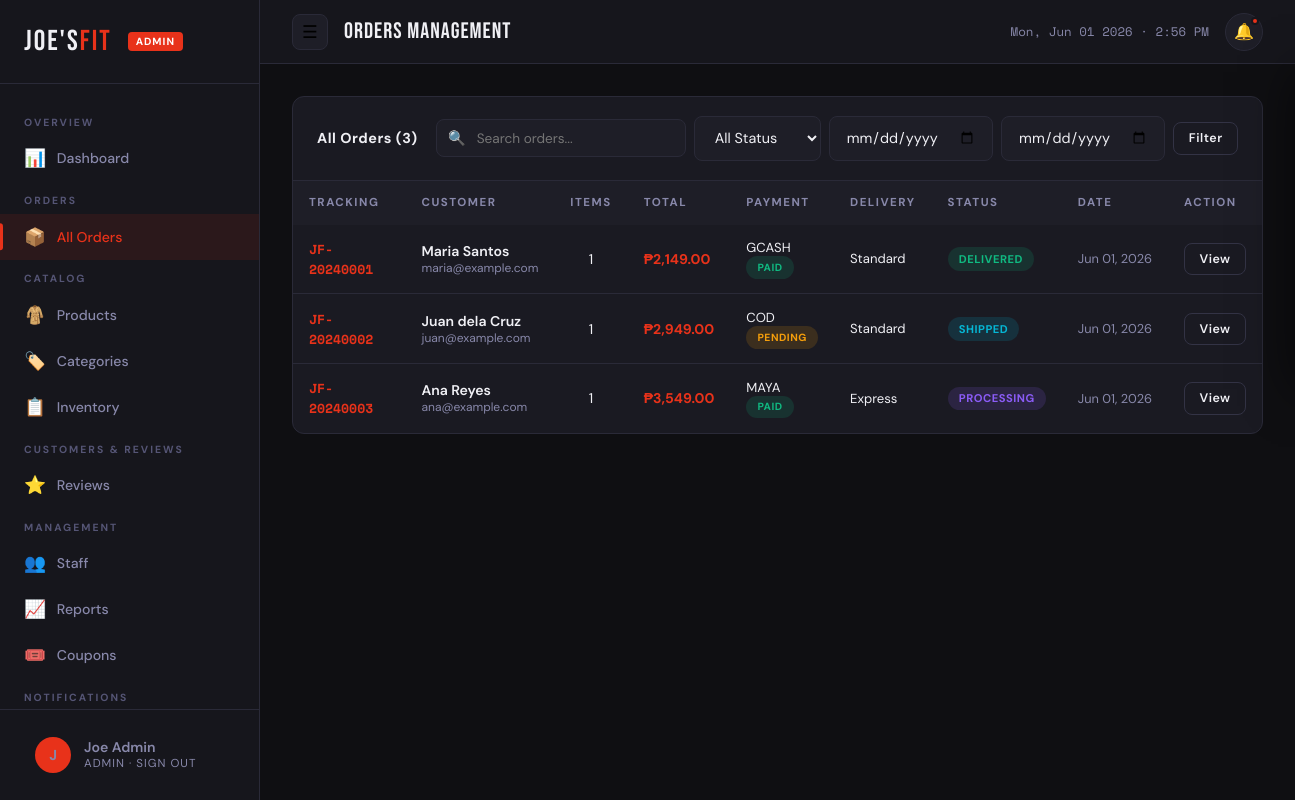
The app's page /admin/pages/orders.php (signed in) with its own data.
### tables this page shows
CREATE TABLE `orders` (
  `id` int(11) NOT NULL AUTO_INCREMENT,
  `tracking_code` varchar(20) NOT NULL,
  `customer_id` int(11) DEFAULT NULL,
  `customer_name` varchar(100) NOT NULL,
  `customer_email` varchar(150) NOT NULL,
  `customer_phone` varchar(20) DEFAULT NULL,
  `shipping_address` text NOT NULL,
  `shipping_city` varchar(100) NOT NULL,
  `shipping_province` varchar(100) NOT NULL,
  `shipping_zip` varchar(10) DEFAULT NULL,
  `payment_method` enum('cod','gcash','maya','card') DEFAULT 'cod',
  `payment_status` enum('pending','paid','failed','refunded') DEFAULT 'pending',
  `delivery_method` enum('standard','express','pickup') DEFAULT 'standard',
  `status` enum('pending','confirmed','processing','shipped','delivered','cancelled','returned') DEFAULT 'pending',
  `subtotal` decimal(10,2) NOT NULL,
  `shipping_fee` decimal(10,2) DEFAULT 0,
  `discount` decimal(10,2) DEFAULT 0,
  `total` decimal(10,2) NOT NULL,
  `notes` text DEFAULT NULL,
  `assigned_to` int(11) DEFAULT NULL,
  `created_at` timestamp DEFAULT CURRENT_TIMESTAMP,
  `updated_at` timestamp DEFAULT CURRENT_TIMESTAMP ON UPDATE CURRENT_TIMESTAMP,
  PRIMARY KEY (`id`),
  UNIQUE KEY `tracking_code` (`tracking_code`),
  KEY `customer_id` (`customer_id`)
);

### includes/config.php (called while the page is built, shortened)
<?php
function sanitize($data) {
    return htmlspecialchars(strip_tags(trim($data)));
}
?>

### admin/pages/orders.php (the view, shortened to what this page needs)
<?php
require_once '../../includes/config.php';
require_once '../includes/admin_header.php';
$search   = sanitize($_GET['search'] ?? '');
$dateFrom = sanitize($_GET['date_from'] ?? '');
$dateTo   = sanitize($_GET['date_to'] ?? '');
$page     = max(1, (int)($_GET['page'] ?? 1));
$perPage  = 20;
$offset   = ($page-1)*$perPage;
$where  = ['1=1'];
$params = [];
$whereSQL = implode(' AND ', $where);
$total = $pdo->prepare("SELECT COUNT(*) FROM orders o WHERE $whereSQL");
$total->execute($params); $total = $total->fetchColumn();
$stmt = $pdo->prepare("SELECT o.* FROM orders o WHERE $whereSQL ORDER BY o.created_at DESC LIMIT $perPage OFFSET $offset");
$stmt->execute($params);
$orders = $stmt->fetchAll();
$viewOrder = null;
$orderItems = [];
$orderHistory = [];
?>
<?php if ($viewOrder): ?>
<div style="margin-bottom:2rem">
  <div style="display:flex;align-items:center;justify-content:space-between;margin-bottom:1.5rem;flex-wrap:wrap;gap:1rem">
    <div>
      <a href="/joesfit/admin/pages/orders.php" style="color:var(--text-muted);font-size:0.85rem">← Back to Orders</a>
      <h2 style="font-family:var(--font-display);font-size:2rem;letter-spacing:1px;margin-top:0.3rem">
        ORDER <span style="color:var(--accent)"><?= htmlspecialchars($viewOrder['tracking_code']) ?></span>
      </h2>
    </div>
    <span class="badge badge-<?= $viewOrder['status'] ?>" style="font-size:0.85rem;padding:0.5rem 1rem">
      <?= strtoupper($viewOrder['status']) ?>
    </span>
  </div>
  <div style="display:grid;grid-template-columns:2fr 1fr;gap:1.5rem">
    <div>
      <div class="card mb-2" style="margin-bottom:1.5rem">
        <div class="card-header"><span class="card-title">Order Items</span></div>
        <div class="table-wrap">
          <table>
            <thead><tr><th>Product</th><th>Size</th><th>Color</th><th>Qty</th><th>Price</th><th>Subtotal</th></tr></thead>
            <tbody>
              <?php foreach ($orderItems as $item): ?>
                <tr>
                  <td>
                    <div style="display:flex;align-items:center;gap:0.7rem">
                      <div style="width:40px;height:50px;border-radius:6px;background:var(--bg-3);overflow:hidden;flex-shrink:0">
                        <?php if ($item['product_image']): ?>
                          <img src="<?= htmlspecialchars($item['product_image']) ?>" style="width:100%;height:100%;object-fit:cover">
                        <?php else: ?>
                          <div style="width:100%;height:100%;display:flex;align-items:center;justify-content:center;font-size:1.2rem">🧥</div>
                        <?php endif; ?>
                      </div>
                      <span style="font-weight:600;font-size:0.88rem"><?= htmlspecialchars($item['product_name']) ?></span>
                    </div>
                  </td>
                  <td><?= htmlspecialchars($item['size'] ?? '—') ?></td>
                  <td><?= htmlspecialchars($item['color'] ?? '—') ?></td>
                  <td><?= $item['quantity'] ?></td>
                  <td>₱<?= number_format($item['price'],2) ?></td>
                  <td style="font-weight:700;color:var(--accent)">₱<?= number_format($item['subtotal'],2) ?></td>
                </tr>
              <?php endforeach; ?>
            </tbody>
          </table>
        </div>
        <div style="padding:1rem 1.5rem;border-top:1px solid var(--border);display:flex;flex-direction:column;gap:0.3rem;align-items:flex-end;font-size:0.88rem">
          <div style="display:flex;gap:3rem"><span style="color:var(--text-muted)">Subtotal</span><strong>₱<?= number_format($viewOrder['subtotal'],2) ?></strong></div>
          <div style="display:flex;gap:3rem"><span style="color:var(--text-muted)">Shipping (<?= ucfirst($viewOrder['delivery_method']) ?>)</span><strong>₱<?= number_format($viewOrder['shipping_fee'],2) ?></strong></div>
          <?php if ($viewOrder['discount']>0): ?>
            <div style="display:flex;gap:3rem;color:var(--green)"><span>Discount</span><strong>-₱<?= number_format($viewOrder['discount'],2) ?></strong></div>
          <?php endif; ?>
          <div style="display:flex;gap:3rem;font-size:1rem;border-top:1px solid var(--border);padding-top:0.5rem;margin-top:0.3rem">
            <span>Total</span><strong style="color:var(--accent)">₱<?= number_format($viewOrder['total'],2) ?></strong>
          </div>
        </div>
      </div>
      <div class="card">
        <div class="card-header"><span class="card-title">Update Order Status</span></div>
        <div class="card-body">
          <form method="POST">
            <input type="hidden" name="action" value="update_status">
            <input type="hidden" name="order_id" value="<?= $viewOrder['id'] ?>">
            <div class="form-grid">
              <div class="form-group">
                <label class="form-label">New Status</label>
                <select name="status" class="form-control">
                  <?php foreach (['pending','confirmed','processing','shipped','delivered','cancelled','returned'] as $s): ?>
                    <option value="<?= $s ?>" <?= $viewOrder['status']===$s?'selected':'' ?>><?= ucfirst($s) ?></option>
                  <?php endforeach; ?>
                </select>
              </div>
              <div class="form-group">
                <label class="form-label">Note (optional)</label>
                <input type="text" name="note" class="form-control" placeholder="Add a note...">
              </div>
            </div>
            <button type="submit" class="btn btn-primary">Update Status →</button>
          </form>
        </div>
      </div>
    </div>
    <div>
      <div class="card" style="margin-bottom:1.5rem">
        <div class="card-header"><span class="card-title">Customer & Delivery</span></div>
        <div class="card-body" style="font-size:0.88rem;display:flex;flex-direction:column;gap:0.5rem">
          <div><strong><?= htmlspecialchars($viewOrder['customer_name']) ?></strong></div>
          <div style="color:var(--text-muted)"><?= htmlspecialchars($viewOrder['customer_email']) ?></div>
          <?php if ($viewOrder['customer_phone']): ?>
            <div style="color:var(--text-muted)"><?= htmlspecialchars($viewOrder['customer_phone']) ?></div>
          <?php endif; ?>
          <hr class="divider">
          <div><?= htmlspecialchars($viewOrder['shipping_address']) ?></div>
          <div><?= htmlspecialchars($viewOrder['shipping_city']) ?>, <?= htmlspecialchars($viewOrder['shipping_province']) ?></div>
          <?php if ($viewOrder['shipping_zip']): ?><div><?= htmlspecialchars($viewOrder['shipping_zip']) ?></div><?php endif; ?>
          <hr class="divider">
          <div>Payment: <strong><?= strtoupper($viewOrder['payment_method']) ?></strong></div>
          <div>Pay Status: <span class="badge badge-<?= $viewOrder['payment_status']==='paid'?'paid':'unpaid' ?>"><?= strtoupper($viewOrder['payment_status']) ?></span></div>
          <?php if ($viewOrder['notes']): ?>
            <hr class="divider">
            <div style="color:var(--text-muted);font-style:italic">Note: <?= htmlspecialchars($viewOrder['notes']) ?></div>
          <?php endif; ?>
        </div>
      </div>
      <div class="card">
        <div class="card-header"><span class="card-title">History</span></div>
        <div class="card-body" style="padding:0">
          <?php foreach ($orderHistory as $h): ?>
            <div style="padding:0.8rem 1.2rem;border-bottom:1px solid var(--border)">
              <div style="display:flex;justify-content:space-between;align-items:center;margin-bottom:0.2rem">
                <span class="badge badge-<?= $h['status'] ?>"><?= $h['status'] ?></span>
                <span style="font-size:0.72rem;color:var(--text-light)"><?= timeAgo($h['created_at']) ?></span>
              </div>
              <?php if ($h['note']): ?><div style="font-size:0.8rem;color:var(--text-muted);margin-top:0.2rem"><?= htmlspecialchars($h['note']) ?></div><?php endif; ?>
              <?php if ($h['staff_name']): ?><div style="font-size:0.75rem;color:var(--text-light)">by <?= htmlspecialchars($h['staff_name']) ?></div><?php endif; ?>
            </div>
          <?php endforeach; ?>
        </div>
      </div>
    </div>
  </div>
</div>
<?php else: ?>
<div class="card">
  <div class="card-header" style="flex-wrap:wrap;gap:1rem">
    <span class="card-title">All Orders (<?= $total ?>)</span>
    <div style="display:flex;gap:0.7rem;flex-wrap:wrap;align-items:center">
      <form method="GET" style="display:flex;gap:0.5rem;flex-wrap:wrap;align-items:center">
        <div class="search-bar">
          <span class="search-icon">🔍</span>
          <input type="text" name="search" placeholder="Search orders..." value="<?= htmlspecialchars($search) ?>">
        </div>
        <select name="status" class="form-control" style="width:auto">
          <option value="">All Status</option>
        </select>
        <input type="date" name="date_from" class="form-control" style="width:auto" value="<?= $dateFrom ?>" placeholder="From">
        <input type="date" name="date_to" class="form-control" style="width:auto" value="<?= $dateTo ?>" placeholder="To">
        <button type="submit" class="btn btn-outline btn-sm">Filter</button>
      </form>
    </div>
  </div>
  <div class="table-wrap">
    <table>
      <thead>
        <tr>
          <th>Tracking</th>
          <th>Customer</th>
          <th>Items</th>
          <th>Total</th>
          <th>Payment</th>
          <th>Delivery</th>
          <th>Status</th>
          <th>Date</th>
          <th>Action</th>
        </tr>
      </thead>
      <tbody>
        <?php foreach ($orders as $o): ?>
          <?php
          $itemCount = $pdo->prepare("SELECT SUM(quantity) FROM order_items WHERE order_id=?");
          $itemCount->execute([$o['id']]); $itemCount = $itemCount->fetchColumn();
          ?>
          <tr>
            <td>
              <a href="?id=<?= $o['id'] ?>" style="color:var(--accent);font-family:var(--font-mono);font-size:0.82rem;font-weight:700">
                <?= htmlspecialchars($o['tracking_code']) ?>
              </a>
            </td>
            <td>
              <div style="font-weight:600;font-size:0.88rem"><?= htmlspecialchars($o['customer_name']) ?></div>
              <div style="font-size:0.75rem;color:var(--text-muted)"><?= htmlspecialchars($o['customer_email']) ?></div>
            </td>
            <td style="text-align:center"><?= $itemCount ?></td>
            <td style="font-weight:700;color:var(--accent)">₱<?= number_format($o['total'],2) ?></td>
            <td>
              <div style="font-size:0.82rem"><?= strtoupper($o['payment_method']) ?></div>
              <span class="badge badge-<?= $o['payment_status']==='paid'?'paid':'unpaid' ?>" style="font-size:0.65rem"><?= $o['payment_status'] ?></span>
            </td>
            <td style="font-size:0.82rem"><?= ucfirst($o['delivery_method']) ?></td>
            <td><span class="badge badge-<?= $o['status'] ?>"><?= $o['status'] ?></span></td>
            <td style="font-size:0.8rem;color:var(--text-muted);white-space:nowrap"><?= date('M d, Y', strtotime($o['created_at'])) ?></td>
            <td>
              <a href="?id=<?= $o['id'] ?>" class="btn btn-outline btn-sm">View</a>
            </td>
          </tr>
        <?php endforeach; ?>
      </tbody>
    </table>
  </div>
</div>
<?php endif; ?>
<?php require_once '../includes/admin_footer.php'; ?>

### admin/assets/css/admin.css (style rules this page uses)
:root { --bg: #0f0f12; --bg-2: #16161c; --bg-3: #1e1e27; --bg-card: #1a1a22; --text: #f0f0f5; --text-muted: #8888aa; --text-light: #555575; --accent: #e8321a; --accent-dark: #c42a14; --accent-glow: rgba(232,50,26,0.25); --blue: #3b82f6; --green: #10b981; --yellow: #f59e0b; --purple: #8b5cf6; --border: #2a2a38; --border-light: #333345; --shadow: 0 4px 24px rgba(0,0,0,0.4); --shadow-lg: 0 8px 48px rgba(0,0,0,0.6); --radius: 12px; --radius-sm: 8px; --font-display: 'Bebas Neue', sans-serif; --font-body: 'DM Sans', sans-serif; --font-mono: 'Space Mono', monospace; --sidebar-w: 260px; --header-h: 64px; --transition: 0.2s ease; }
*, *::before, *::after { box-sizing: border-box; margin: 0; padding: 0; }
html { scroll-behavior: smooth; }
body { font-family: var(--font-body); background: var(--bg); color: var(--text); min-height: 100vh; }
a { color: inherit; text-decoration: none; }
button { cursor: pointer; border: none; background: none; font-family: inherit; }
input, select, textarea { font-family: inherit; }
.card { background: var(--bg-card); border: 1px solid var(--border); border-radius: var(--radius); overflow: hidden; }
.card-header { padding: 1.2rem 1.5rem; border-bottom: 1px solid var(--border); display: flex; align-items: center; justify-content: space-between; }
.card-title { font-weight: 700; font-size: 0.9rem; letter-spacing: 0.5px; }
.table-wrap { overflow-x: auto; }
table { width: 100%; border-collapse: collapse; font-size: 0.88rem; }
thead th { background: var(--bg-3); padding: 0.9rem 1rem; text-align: left; font-size: 0.72rem; font-weight: 700; letter-spacing: 1.5px; text-transform: uppercase; color: var(--text-muted); white-space: nowrap; }
tbody td { padding: 0.9rem 1rem; border-bottom: 1px solid var(--border); vertical-align: middle; }
tbody tr:last-child td { border-bottom: none; }
.badge { display: inline-flex; align-items: center; padding: 0.3rem 0.7rem; border-radius: 50px; font-size: 0.7rem; font-weight: 700; letter-spacing: 0.5px; text-transform: uppercase; white-space: nowrap; }
.badge-processing { background: rgba(139,92,246,0.15); color: #8b5cf6; }
.badge-shipped { background: rgba(6,182,212,0.15); color: #06b6d4; }
.badge-delivered { background: rgba(16,185,129,0.15); color: #10b981; }
.badge-paid { background: rgba(16,185,129,0.15); color: #10b981; }
.badge-unpaid { background: rgba(245,158,11,0.15); color: #f59e0b; }
.form-control { width: 100%; padding: 0.7rem 1rem; background: var(--bg-3); border: 1.5px solid var(--border); border-radius: var(--radius-sm); color: var(--text); font-size: 0.9rem; transition: border-color var(--transition), box-shadow var(--transition); }
select.form-control option { background: var(--bg-3); }
.btn { display: inline-flex; align-items: center; gap: 0.4rem; padding: 0.65rem 1.3rem; border-radius: var(--radius-sm); font-weight: 600; font-size: 0.82rem; letter-spacing: 0.5px; transition: all var(--transition); cursor: pointer; border: 1.5px solid transparent; white-space: nowrap; }
.btn-outline { background: transparent; color: var(--text); border-color: var(--border-light); }
.btn-sm { padding: 0.45rem 0.9rem; font-size: 0.78rem; }
.search-bar { position: relative; display: flex; align-items: center; }
.search-bar input { padding: 0.6rem 1rem 0.6rem 2.5rem; background: var(--bg-3); border: 1.5px solid var(--border); border-radius: var(--radius-sm); color: var(--text); font-size: 0.85rem; width: 250px; transition: all var(--transition); }
.search-bar .search-icon { position: absolute; left: 0.75rem; color: var(--text-light); font-size: 0.9rem; }

### records on screen
orders: tracking_code "JF-20240001", customer_name "Maria Santos", customer_email "maria@example.com", itemCount "1", total "2,149.00", payment_method "GCASH", payment_status "PAID", delivery_method "Standard", status "DELIVERED", created_at "Jun 01, 2026"
orders: tracking_code "JF-20240002", customer_name "Juan dela Cruz", customer_email "juan@example.com", itemCount "1", total "2,949.00", payment_method "COD", payment_status "PENDING", delivery_method "Standard", status "SHIPPED", created_at "Jun 01, 2026"
orders: tracking_code "JF-20240003", customer_name "Ana Reyes", customer_email "ana@example.com", itemCount "1", total "3,549.00", payment_method "MAYA", payment_status "PAID", delivery_method "Express", status "PROCESSING", created_at "Jun 01, 2026"

### other values on screen
substr($admin['name'], 0, 1) "J"
$admin['name'] "Joe Admin"
$admin['role'] "ADMIN"
$pageTitle "Orders Management"
$total "3"
